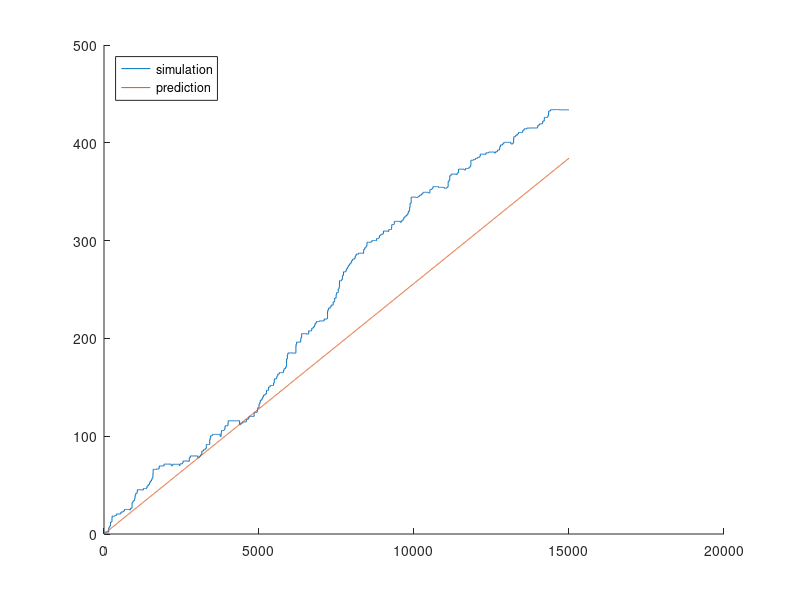

Reproduce this figure in MATLAB. (Note: this script raises an error after producing the figure.)
% script to explore decision convergence ideas via simulation. Assumes 4
% state system in which two transition rates are concentration-dependent
clear
close all
% define parameters
phi = .1;
koff = 10;
L0 = 1;
L1 = 10;
L = L1;
kp = .1;
km = .1;
beta = 100;

k_vec1 = [L1*phi,kp,koff,beta*km];
r_vec1 = [koff,km,L1*phi,kp];

k_vec0 = [L0*phi,kp,koff,beta*km];
r_vec0 = [koff,km,L0*phi,kp];

k_vec = @(x)[x*phi,kp,koff,beta*km];
r_vec = @(x)[koff,km,x*phi,kp];

R = @(k,r) [-k(1)-r(4)   r(1)             0               k(4); 
             k(1)        -r(1)-k(2)      r(2)              0
              0           k(2)         -r(2)-k(3)         r(3)
             r(4)          0               k(3)        -r(3)-k(4) ];
         
R_actual = R(k_vec(L),r_vec(L));    
[V,D] = eig(R_actual);
[~,mi] = max(diag(D));
ss = V(:,mi)/sum(V(:,mi));

tau_actual = 1 / (-R_actual(3,3) * ss(3));
tr = tau_actual - 1 / -R_actual(3,3);
k_actual = 1/tr;

R1 = R(k_vec(L1),r_vec(L1));
[V1,D1] = eig(R1);
[~,mi] = max(diag(D1));
ss1 = V1(:,mi)/sum(V1(:,mi));
tr1 = -R1(3,3)^-1 * (1-ss1(3)) / ss1(3);
k1 = 1/tr1;

R0 = R(k_vec(L0),r_vec(L0));
[V0,D0] = eig(R0);
[~,mi] = max(diag(D0));
ss0 = V0(:,mi)/sum(V0(:,mi));
tr0 = -R0(3,3)^-1 * (1-ss0(3)) / ss0(3);
k0 = 1/tr0;
 
% simulation parameters
T = 15000;
n_sim = 1;
% simulate trajectories and track movement of log likelihood ratio over
% time
state_cell = cell(1,n_sim);
jump_time_cell = cell(1,n_sim);
jump_time_approx_cell = cell(1,n_sim);
log_ratio_full_cell = cell(1,n_sim);
log_ratio_approx_cell = cell(1,n_sim);
state_options = 1:4;
% iterate
for n = 1:n_sim
    state_vec = [3];
    jump_vec = [];
    jump_vec_approx = [];
    log_ratio_full_vec = [0];    
    log_ratio_approx_vec = [0];    
    total_time = 0;    
    while total_time < T
        current_state = state_vec(end);
        % draw jump time
        dt = exprnd(1/-R_actual(current_state,current_state),1);
        options = state_options(state_options~=current_state);
        next_state = randsample(options,1,true,R_actual(options,current_state));
        total_time = total_time + dt;
        if total_time < T
            jump_vec = [jump_vec dt];
            state_vec = [state_vec next_state];
            % full likelihood
            if (next_state == 2 && current_state == 1) || (next_state == 3 && current_state == 4)
                l_new = log_ratio_full_vec(end) + log(L1/L0)-dt*(L1-L0)*phi; 
                log_ratio_full_vec = [log_ratio_full_vec l_new];
            else
                log_ratio_full_vec = [log_ratio_full_vec log_ratio_full_vec(end)];
            end
            % approximate likelihood
            if next_state == 3 
                indices = find(state_vec==3,2,'last');
                dt_eff = sum(jump_vec(indices(end-1)+1:end));
                jump_vec_approx = [jump_vec_approx dt_eff];
                l_new = log_ratio_approx_vec(end) + log(k1/k0)-dt_eff*(k1-k0); 
                log_ratio_approx_vec = [log_ratio_approx_vec l_new];
            else
                log_ratio_approx_vec = [log_ratio_approx_vec log_ratio_approx_vec(end)];
            end
        end
    end
    log_ratio_full_cell{n} = log_ratio_full_vec;
    log_ratio_approx_cell{n} = log_ratio_approx_vec;
    state_cell{n} = state_vec;
    jump_time_cell{n} = jump_vec;
    jump_time_approx_cell{n} = jump_vec_approx;
end


%%% compare simulation to analytical prediction
sim_log_dt = (log_ratio_full_vec(end) - log_ratio_full_vec(1)) / T
sim_log_approx_dt = (log_ratio_approx_vec(end) - log_ratio_approx_vec(1)) / T
koff_eff = koff+km;
analytic_log_dt = (k_actual*koff_eff) / (k_actual+koff_eff) * ((k0 - k1)/k_actual +  log(k1/k0))


%%% make figure
t_axis = cumsum([jump_time_cell{1}]);
sim_comparison = figure;
hold on
plot(t_axis,log_ratio_approx_cell{1}(2:end))
plot(t_axis,t_axis*analytic_log_dt)
legend('simulation','prediction','Location','northwest')

tau_sim = nanmean(jump_vec_approx)
tau_calc = 1/k_actual


